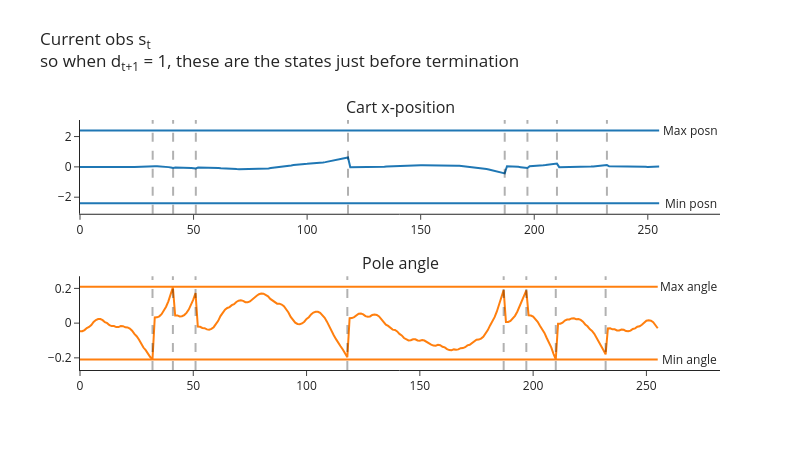
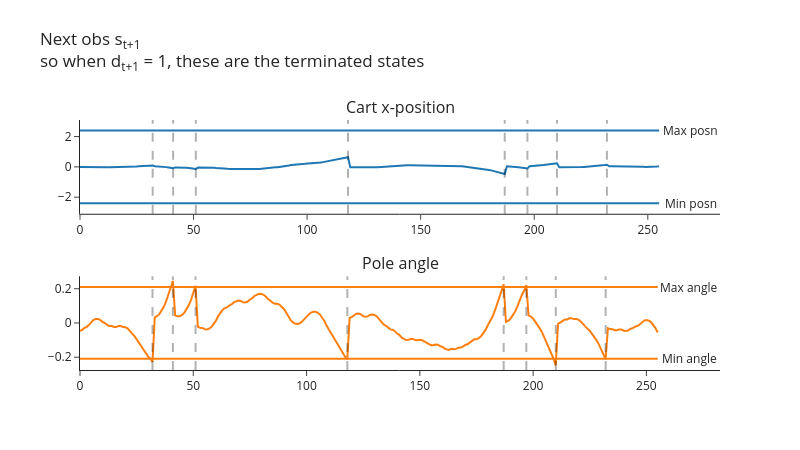
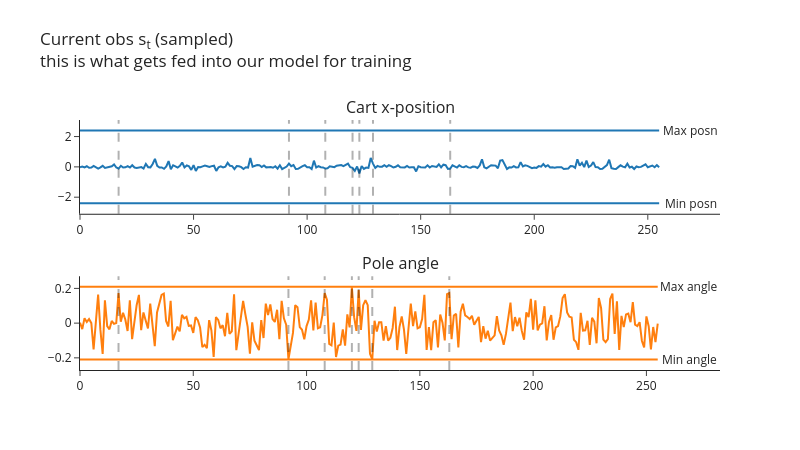

Write notebook code for charts like these, in order.
### Markdown cell above
Next, you can run the following code to visualize your cart's position and angle, and see how these look in both the buffer and the buffer's random samples. Do the samples look correctly shuffled? Also, based on the [CartPole source code](https://github.com/Farama-Foundation/Gymnasium/blob/main/gymnasium/envs/classic_control/cartpole.py), do the angles & positions at which the cart terminates make sense? (Note, the min/max values in the table are different to the termination ranges, the latter can be found *below* the table in the docstring.)

Note that the code below uses our batched `CartPole` with `num_envs=1`, so every tensor it returns has a leading dummy batch dimension of size 1 (one row per environment).

<!-- Lastly, note how there's actually a slight epsiode mismatch between $s_t$ and $s_{t+1}$ in the plots below. The vertical lines show the values of $t$ where $d_{t+1} = 1$, so we can see that at these points $s_t$ and $s_{t+1}$ both refer to the terminated episode (they're the pre-final and final observations respectively), but immediately after these points $s_t$ refers to the terminal observation while $s_{t+1}$ refers to the first observation of the new episode. This isn't really a problem though, because we don't care what action our agent learns to take when $s_t$ is a terminal state (i.e. out of bounds). If we were being careful then we'd want to filter these terms out of our buffer, but for our purposes this week it doesn't really matter if we keep them in. -->

Lastly, note how when we terminate environments we do something slightly different. If `envs.step` results in some environments terminating, it'll actually return `next_obs` as the reset observation for the next episode. In this case, we want to use this as our starting observation for the next step, but we need to make sure we record the correct terminal observation in our buffer - we do this by extracting it from the `infos` dict, which is where it gets stored. You can see this in the plots below: the vertical lines are the values $t$ where $d_{t+1}=1$ i.e. $s_{t+1}$ is terminal, and we can see that $s_t$ is the final observation of the terminated episode while $s_{t+1}$ is the first observation of the new episode immediately after.

### Code cell
buffer = ReplayBuffer(num_envs=1, obs_shape=(4,), action_shape=(), buffer_size=256, seed=0, device=device)
envs = CartPole(num_envs=1, seed=0, device=device)
obs, infos = envs.reset()

for i in range(256):
    # Choose random actions (one per environment), and take a step in the environment
    actions = t.randint(0, envs.single_action_space.n, (envs.num_envs,), device=device)
    next_obs, rewards, terminated, truncated, infos = envs.step(actions)

    # Get `true_next_obs` by finding all environments where we terminated & replacing `next_obs`
    # with the actual terminal states (the env has already auto-reset those environments, and stored
    # the observation they ended on in `infos["final_observation"]`)
    done = terminated | truncated
    true_next_obs = next_obs.clone()
    true_next_obs[done] = infos["final_observation"][done]

    # Add experience to buffer
    buffer.add(obs, actions, rewards, terminated, true_next_obs)
    obs = next_obs

sample = buffer.sample(256)

plot_cartpole_obs_and_dones(
    buffer.obs.cpu(),
    buffer.terminated.cpu(),
    title="Current obs s<sub>t</sub><br>so when d<sub>t+1</sub> = 1, these are the states just before termination",
)

plot_cartpole_obs_and_dones(
    buffer.next_obs.cpu(),
    buffer.terminated.cpu(),
    title="Next obs s<sub>t+1</sub><br>so when d<sub>t+1</sub> = 1, these are the terminated states",
)

plot_cartpole_obs_and_dones(
    sample.obs.cpu(),
    sample.terminated.cpu(),
    title="Current obs s<sub>t</sub> (sampled)<br>this is what gets fed into our model for training",
)

### Figure 1 — Plotly figure (JSON) as saved in the notebook; plotly's stock layout.template omitted (floating-point values rounded to 4 significant figures; data arrays with more than 128 entries replaced by an {"elided": "..."} marker saying what was removed)
{"data": [{"marker": {"color": "#1F77B4"}, "mode": "lines", "name": "posn", "type": "scatter", "xaxis": "x", "y": {"elided": "256 float values"}, "yaxis": "y"}, {"marker": {"color": "#1F77B4"}, "mode": "lines", "name": "posn_min", "type": "scatter", "xaxis": "x", "y": {"elided": "256 float values"}, "yaxis": "y"}, {"marker": {"color": "#1F77B4"}, "mode": "lines", "name": "posn_max", "type": "scatter", "xaxis": "x", "y": {"elided": "256 float values"}, "yaxis": "y"}, {"marker": {"color": "#FF7F0E"}, "mode": "lines", "name": "angle", "type": "scatter", "xaxis": "x2", "y": {"elided": "256 float values"}, "yaxis": "y2"}, {"marker": {"color": "#FF7F0E"}, "mode": "lines", "name": "angle_min", "type": "scatter", "xaxis": "x2", "y": {"elided": "256 float values"}, "yaxis": "y2"}, {"marker": {"color": "#FF7F0E"}, "mode": "lines", "name": "angle_max", "type": "scatter", "xaxis": "x2", "y": {"elided": "256 float values"}, "yaxis": "y2"}], "layout": {"annotations": [{"font": {"size": 16}, "showarrow": false, "text": "Cart x-position", "x": 0.5, "xanchor": "center", "xref": "paper", "y": 1, "yanchor": "bottom", "yref": "paper"}, {"font": {"size": 16}, "showarrow": false, "text": "Pole angle", "x": 0.5, "xanchor": "center", "xref": "paper", "y": 0.375, "yanchor": "bottom", "yref": "paper"}, {"showarrow": false, "text": "Min posn", "x": 268.8, "xref": "x", "y": -2.4, "yref": "y"}, {"showarrow": false, "text": "Min angle", "x": 268.8, "xref": "x2", "y": -0.2095, "yref": "y2"}, {"showarrow": false, "text": "Max posn", "x": 268.8, "xref": "x", "y": 2.4, "yref": "y"}, {"showarrow": false, "text": "Max angle", "x": 268.8, "xref": "x2", "y": 0.2095, "yref": "y2"}], "height": 450, "hovermode": "x unified", "margin": {"t": 120}, "shapes": [{"line": {"color": "black", "dash": "dash", "width": 2}, "type": "line", "x0": 32, "x1": 32, "xref": "x", "y0": 0, "y1": 1, "yref": "y domain"}, {"line": {"color": "black", "dash": "dash", "width": 2}, "type": "line", "x0": 41, "x1": 41, "xref": "x", "y0": 0, "y1": 1, "yref": "y domain"}, {"line": {"color": "black", "dash": "dash", "width": 2}, "type": "line", "x0": 51, "x1": 51, "xref": "x", "y0": 0, "y1": 1, "yref": "y domain"}, {"line": {"color": "black", "dash": "dash", "width": 2}, "type": "line", "x0": 118, "x1": 118, "xref": "x", "y0": 0, "y1": 1, "yref": "y domain"}, {"line": {"color": "black", "dash": "dash", "width": 2}, "type": "line", "x0": 187, "x1": 187, "xref": "x", "y0": 0, "y1": 1, "yref": "y domain"}, {"line": {"color": "black", "dash": "dash", "width": 2}, "type": "line", "x0": 197, "x1": 197, "xref": "x", "y0": 0, "y1": 1, "yref": "y domain"}, {"line": {"color": "black", "dash": "dash", "width": 2}, "type": "line", "x0": 210, "x1": 210, "xref": "x", "y0": 0, "y1": 1, "yref": "y domain"}, {"line": {"color": "black", "dash": "dash", "width": 2}, "type": "line", "x0": 232, "x1": 232, "xref": "x", "y0": 0, "y1": 1, "yref": "y domain"}, {"line": {"color": "black", "dash": "dash", "width": 2}, "type": "line", "x0": 32, "x1": 32, "xref": "x2", "y0": 0, "y1": 1, "yref": "y2 domain"}, {"line": {"color": "black", "dash": "dash", "width": 2}, "type": "line", "x0": 41, "x1": 41, "xref": "x2", "y0": 0, "y1": 1, "yref": "y2 domain"}, {"line": {"color": "black", "dash": "dash", "width": 2}, "type": "line", "x0": 51, "x1": 51, "xref": "x2", "y0": 0, "y1": 1, "yref": "y2 domain"}, {"line": {"color": "black", "dash": "dash", "width": 2}, "type": "line", "x0": 118, "x1": 118, "xref": "x2", "y0": 0, "y1": 1, "yref": "y2 domain"}, {"line": {"color": "black", "dash": "dash", "width": 2}, "type": "line", "x0": 187, "x1": 187, "xref": "x2", "y0": 0, "y1": 1, "yref": "y2 domain"}, {"line": {"color": "black", "dash": "dash", "width": 2}, "type": "line", "x0": 197, "x1": 197, "xref": "x2", "y0": 0, "y1": 1, "yref": "y2 domain"}, {"line": {"color": "black", "dash": "dash", "width": 2}, "type": "line", "x0": 210, "x1": 210, "xref": "x2", "y0": 0, "y1": 1, "yref": "y2 domain"}, {"line": {"color": "black", "dash": "dash", "width": 2}, "type": "line", "x0": 232, "x1": 232, "xref": "x2", "y0": 0, "y1": 1, "yref": "y2 domain"}], "showlegend": false, "title": {"text": "Current obs s<sub>t</sub><br>so when d<sub>t+1</sub> = 1, these are the states just before termination", "y": 0.9}, "width": 800, "xaxis": {"anchor": "y", "domain": [0, 1]}, "xaxis2": {"anchor": "y2", "domain": [0, 1]}, "yaxis": {"anchor": "x", "domain": [0.625, 1]}, "yaxis2": {"anchor": "x2", "domain": [0, 0.375]}}}

### Figure 2 — Plotly figure (JSON) as saved in the notebook; plotly's stock layout.template omitted (floating-point values rounded to 4 significant figures; data arrays with more than 128 entries replaced by an {"elided": "..."} marker saying what was removed)
{"data": [{"marker": {"color": "#1F77B4"}, "mode": "lines", "name": "posn", "type": "scatter", "xaxis": "x", "y": {"elided": "256 float values"}, "yaxis": "y"}, {"marker": {"color": "#1F77B4"}, "mode": "lines", "name": "posn_min", "type": "scatter", "xaxis": "x", "y": {"elided": "256 float values"}, "yaxis": "y"}, {"marker": {"color": "#1F77B4"}, "mode": "lines", "name": "posn_max", "type": "scatter", "xaxis": "x", "y": {"elided": "256 float values"}, "yaxis": "y"}, {"marker": {"color": "#FF7F0E"}, "mode": "lines", "name": "angle", "type": "scatter", "xaxis": "x2", "y": {"elided": "256 float values"}, "yaxis": "y2"}, {"marker": {"color": "#FF7F0E"}, "mode": "lines", "name": "angle_min", "type": "scatter", "xaxis": "x2", "y": {"elided": "256 float values"}, "yaxis": "y2"}, {"marker": {"color": "#FF7F0E"}, "mode": "lines", "name": "angle_max", "type": "scatter", "xaxis": "x2", "y": {"elided": "256 float values"}, "yaxis": "y2"}], "layout": {"annotations": [{"font": {"size": 16}, "showarrow": false, "text": "Cart x-position", "x": 0.5, "xanchor": "center", "xref": "paper", "y": 1, "yanchor": "bottom", "yref": "paper"}, {"font": {"size": 16}, "showarrow": false, "text": "Pole angle", "x": 0.5, "xanchor": "center", "xref": "paper", "y": 0.375, "yanchor": "bottom", "yref": "paper"}, {"showarrow": false, "text": "Min posn", "x": 268.8, "xref": "x", "y": -2.4, "yref": "y"}, {"showarrow": false, "text": "Min angle", "x": 268.8, "xref": "x2", "y": -0.2095, "yref": "y2"}, {"showarrow": false, "text": "Max posn", "x": 268.8, "xref": "x", "y": 2.4, "yref": "y"}, {"showarrow": false, "text": "Max angle", "x": 268.8, "xref": "x2", "y": 0.2095, "yref": "y2"}], "height": 450, "hovermode": "x unified", "margin": {"t": 120}, "shapes": [{"line": {"color": "black", "dash": "dash", "width": 2}, "type": "line", "x0": 32, "x1": 32, "xref": "x", "y0": 0, "y1": 1, "yref": "y domain"}, {"line": {"color": "black", "dash": "dash", "width": 2}, "type": "line", "x0": 41, "x1": 41, "xref": "x", "y0": 0, "y1": 1, "yref": "y domain"}, {"line": {"color": "black", "dash": "dash", "width": 2}, "type": "line", "x0": 51, "x1": 51, "xref": "x", "y0": 0, "y1": 1, "yref": "y domain"}, {"line": {"color": "black", "dash": "dash", "width": 2}, "type": "line", "x0": 118, "x1": 118, "xref": "x", "y0": 0, "y1": 1, "yref": "y domain"}, {"line": {"color": "black", "dash": "dash", "width": 2}, "type": "line", "x0": 187, "x1": 187, "xref": "x", "y0": 0, "y1": 1, "yref": "y domain"}, {"line": {"color": "black", "dash": "dash", "width": 2}, "type": "line", "x0": 197, "x1": 197, "xref": "x", "y0": 0, "y1": 1, "yref": "y domain"}, {"line": {"color": "black", "dash": "dash", "width": 2}, "type": "line", "x0": 210, "x1": 210, "xref": "x", "y0": 0, "y1": 1, "yref": "y domain"}, {"line": {"color": "black", "dash": "dash", "width": 2}, "type": "line", "x0": 232, "x1": 232, "xref": "x", "y0": 0, "y1": 1, "yref": "y domain"}, {"line": {"color": "black", "dash": "dash", "width": 2}, "type": "line", "x0": 32, "x1": 32, "xref": "x2", "y0": 0, "y1": 1, "yref": "y2 domain"}, {"line": {"color": "black", "dash": "dash", "width": 2}, "type": "line", "x0": 41, "x1": 41, "xref": "x2", "y0": 0, "y1": 1, "yref": "y2 domain"}, {"line": {"color": "black", "dash": "dash", "width": 2}, "type": "line", "x0": 51, "x1": 51, "xref": "x2", "y0": 0, "y1": 1, "yref": "y2 domain"}, {"line": {"color": "black", "dash": "dash", "width": 2}, "type": "line", "x0": 118, "x1": 118, "xref": "x2", "y0": 0, "y1": 1, "yref": "y2 domain"}, {"line": {"color": "black", "dash": "dash", "width": 2}, "type": "line", "x0": 187, "x1": 187, "xref": "x2", "y0": 0, "y1": 1, "yref": "y2 domain"}, {"line": {"color": "black", "dash": "dash", "width": 2}, "type": "line", "x0": 197, "x1": 197, "xref": "x2", "y0": 0, "y1": 1, "yref": "y2 domain"}, {"line": {"color": "black", "dash": "dash", "width": 2}, "type": "line", "x0": 210, "x1": 210, "xref": "x2", "y0": 0, "y1": 1, "yref": "y2 domain"}, {"line": {"color": "black", "dash": "dash", "width": 2}, "type": "line", "x0": 232, "x1": 232, "xref": "x2", "y0": 0, "y1": 1, "yref": "y2 domain"}], "showlegend": false, "title": {"text": "Next obs s<sub>t+1</sub><br>so when d<sub>t+1</sub> = 1, these are the terminated states", "y": 0.9}, "width": 800, "xaxis": {"anchor": "y", "domain": [0, 1]}, "xaxis2": {"anchor": "y2", "domain": [0, 1]}, "yaxis": {"anchor": "x", "domain": [0.625, 1]}, "yaxis2": {"anchor": "x2", "domain": [0, 0.375]}}}

### Figure 3 — Plotly figure (JSON) as saved in the notebook; plotly's stock layout.template omitted (floating-point values rounded to 4 significant figures; data arrays with more than 128 entries replaced by an {"elided": "..."} marker saying what was removed)
{"data": [{"marker": {"color": "#1F77B4"}, "mode": "lines", "name": "posn", "type": "scatter", "xaxis": "x", "y": {"elided": "256 float values"}, "yaxis": "y"}, {"marker": {"color": "#1F77B4"}, "mode": "lines", "name": "posn_min", "type": "scatter", "xaxis": "x", "y": {"elided": "256 float values"}, "yaxis": "y"}, {"marker": {"color": "#1F77B4"}, "mode": "lines", "name": "posn_max", "type": "scatter", "xaxis": "x", "y": {"elided": "256 float values"}, "yaxis": "y"}, {"marker": {"color": "#FF7F0E"}, "mode": "lines", "name": "angle", "type": "scatter", "xaxis": "x2", "y": {"elided": "256 float values"}, "yaxis": "y2"}, {"marker": {"color": "#FF7F0E"}, "mode": "lines", "name": "angle_min", "type": "scatter", "xaxis": "x2", "y": {"elided": "256 float values"}, "yaxis": "y2"}, {"marker": {"color": "#FF7F0E"}, "mode": "lines", "name": "angle_max", "type": "scatter", "xaxis": "x2", "y": {"elided": "256 float values"}, "yaxis": "y2"}], "layout": {"annotations": [{"font": {"size": 16}, "showarrow": false, "text": "Cart x-position", "x": 0.5, "xanchor": "center", "xref": "paper", "y": 1, "yanchor": "bottom", "yref": "paper"}, {"font": {"size": 16}, "showarrow": false, "text": "Pole angle", "x": 0.5, "xanchor": "center", "xref": "paper", "y": 0.375, "yanchor": "bottom", "yref": "paper"}, {"showarrow": false, "text": "Min posn", "x": 268.8, "xref": "x", "y": -2.4, "yref": "y"}, {"showarrow": false, "text": "Min angle", "x": 268.8, "xref": "x2", "y": -0.2095, "yref": "y2"}, {"showarrow": false, "text": "Max posn", "x": 268.8, "xref": "x", "y": 2.4, "yref": "y"}, {"showarrow": false, "text": "Max angle", "x": 268.8, "xref": "x2", "y": 0.2095, "yref": "y2"}], "height": 450, "hovermode": "x unified", "margin": {"t": 120}, "shapes": [{"line": {"color": "black", "dash": "dash", "width": 2}, "type": "line", "x0": 17, "x1": 17, "xref": "x", "y0": 0, "y1": 1, "yref": "y domain"}, {"line": {"color": "black", "dash": "dash", "width": 2}, "type": "line", "x0": 92, "x1": 92, "xref": "x", "y0": 0, "y1": 1, "yref": "y domain"}, {"line": {"color": "black", "dash": "dash", "width": 2}, "type": "line", "x0": 108, "x1": 108, "xref": "x", "y0": 0, "y1": 1, "yref": "y domain"}, {"line": {"color": "black", "dash": "dash", "width": 2}, "type": "line", "x0": 120, "x1": 120, "xref": "x", "y0": 0, "y1": 1, "yref": "y domain"}, {"line": {"color": "black", "dash": "dash", "width": 2}, "type": "line", "x0": 123, "x1": 123, "xref": "x", "y0": 0, "y1": 1, "yref": "y domain"}, {"line": {"color": "black", "dash": "dash", "width": 2}, "type": "line", "x0": 129, "x1": 129, "xref": "x", "y0": 0, "y1": 1, "yref": "y domain"}, {"line": {"color": "black", "dash": "dash", "width": 2}, "type": "line", "x0": 163, "x1": 163, "xref": "x", "y0": 0, "y1": 1, "yref": "y domain"}, {"line": {"color": "black", "dash": "dash", "width": 2}, "type": "line", "x0": 17, "x1": 17, "xref": "x2", "y0": 0, "y1": 1, "yref": "y2 domain"}, {"line": {"color": "black", "dash": "dash", "width": 2}, "type": "line", "x0": 92, "x1": 92, "xref": "x2", "y0": 0, "y1": 1, "yref": "y2 domain"}, {"line": {"color": "black", "dash": "dash", "width": 2}, "type": "line", "x0": 108, "x1": 108, "xref": "x2", "y0": 0, "y1": 1, "yref": "y2 domain"}, {"line": {"color": "black", "dash": "dash", "width": 2}, "type": "line", "x0": 120, "x1": 120, "xref": "x2", "y0": 0, "y1": 1, "yref": "y2 domain"}, {"line": {"color": "black", "dash": "dash", "width": 2}, "type": "line", "x0": 123, "x1": 123, "xref": "x2", "y0": 0, "y1": 1, "yref": "y2 domain"}, {"line": {"color": "black", "dash": "dash", "width": 2}, "type": "line", "x0": 129, "x1": 129, "xref": "x2", "y0": 0, "y1": 1, "yref": "y2 domain"}, {"line": {"color": "black", "dash": "dash", "width": 2}, "type": "line", "x0": 163, "x1": 163, "xref": "x2", "y0": 0, "y1": 1, "yref": "y2 domain"}], "showlegend": false, "title": {"text": "Current obs s<sub>t</sub> (sampled)<br>this is what gets fed into our model for training", "y": 0.9}, "width": 800, "xaxis": {"anchor": "y", "domain": [0, 1]}, "xaxis2": {"anchor": "y2", "domain": [0, 1]}, "yaxis": {"anchor": "x", "domain": [0.625, 1]}, "yaxis2": {"anchor": "x2", "domain": [0, 0.375]}}}
